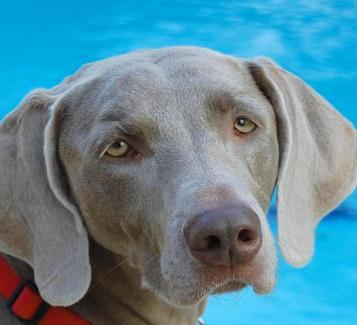
#> input picture Train/caine/flickr_dog_000432.jpg, 357 x 325 px; its folder holds 4 pictures in this run
$ python main.py
#> lines starting #> are read from the running program, lines starting #| are printed output that depends on the picture
import numpy as np
import cv2
import matplotlib.pyplot as plt
import os
class Conv_op:

    # [28 lines left out: functions __init__, image_region, forward_prop, back_prop, not called in this run]

class Max_Pool:
    def __init__(self, filter_size):
        self.filter_size = filter_size

    # [31 lines left out: functions image_region, forward_prop, back_prop, not called in this run]

class Softmax:
    def __init__(self, input_node, softmax_node):
        self.weight = np.random.randn(input_node, softmax_node) / input_node
        self.bias = np.zeros(softmax_node)

    # [42 lines left out: functions forward_prop, back_prop, not called in this run]


# --------------------- Training --------------- #

def load_images_from_folder(folder, list):
#> called with folder = 'Train/caine'
    i = 0
    for filename in os.listdir(folder):
        img = cv2.imread(os.path.join(folder,filename), cv2.IMREAD_GRAYSCALE)
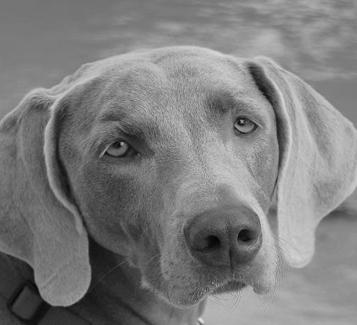
#> img: shape (325, 357); min 2, max 231, mean 125.1
        if img is not None:
            h, w = img.shape
#> h = 325; w = 357
            img = cv2.resize(img, (h//2, w//2))
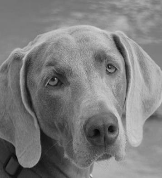
#> img: shape (178, 162); min 5, max 220, mean 125
            list.append(img)
            i += 1
#> pass 2 of the loop in load_images_from_folder, `for filename in os.listdir(folder):`:
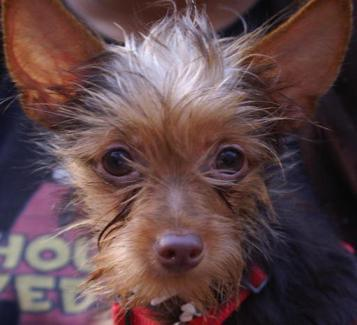
#> input picture Train/caine/flickr_dog_000480.jpg, 357 x 325 px
#> in load_images_from_folder, `img = cv2.imread(os.path.join(folder,filename), cv2.IMREAD_GRAYSCALE)`:
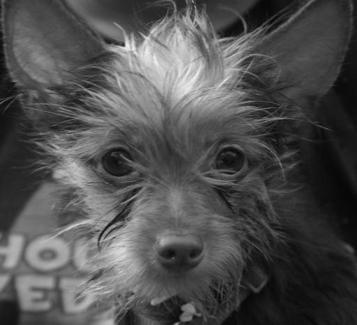
#> img: shape (325, 357); min 3, max 242, mean 79
#> in load_images_from_folder, `img = cv2.resize(img, (h//2, w//2))`:
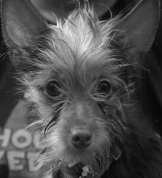
#> img: shape (178, 162); min 6, max 237, mean 78.8
#> pass 3 of the loop in load_images_from_folder, `for filename in os.listdir(folder):`:
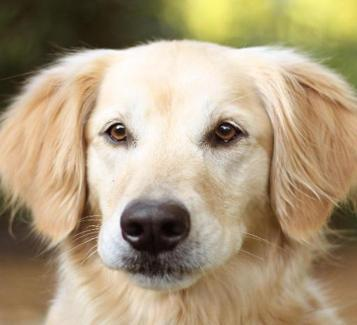
#> input picture Train/caine/flickr_dog_000572.jpg, 357 x 325 px
#> in load_images_from_folder, `img = cv2.imread(os.path.join(folder,filename), cv2.IMREAD_GRAYSCALE)`:
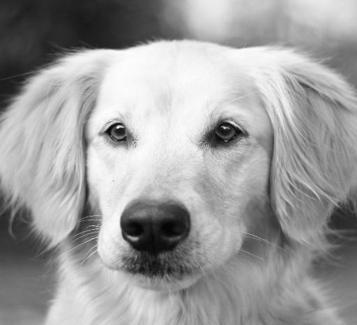
#> img: shape (325, 357); min 0, max 255, mean 157.4
#> in load_images_from_folder, `img = cv2.resize(img, (h//2, w//2))`:
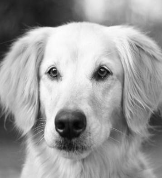
#> img: shape (178, 162); min 3, max 254, mean 157.3
#> the loop made 4 passes; the first 3 are shown
    return list


train_imgs = []
train_imgs = load_images_from_folder('Train/caine',train_imgs)
print("done caine")
train_imgs = load_images_from_folder('Train/cal',train_imgs)
#> (the run stopped early here; a loop or call above may not have finished)
